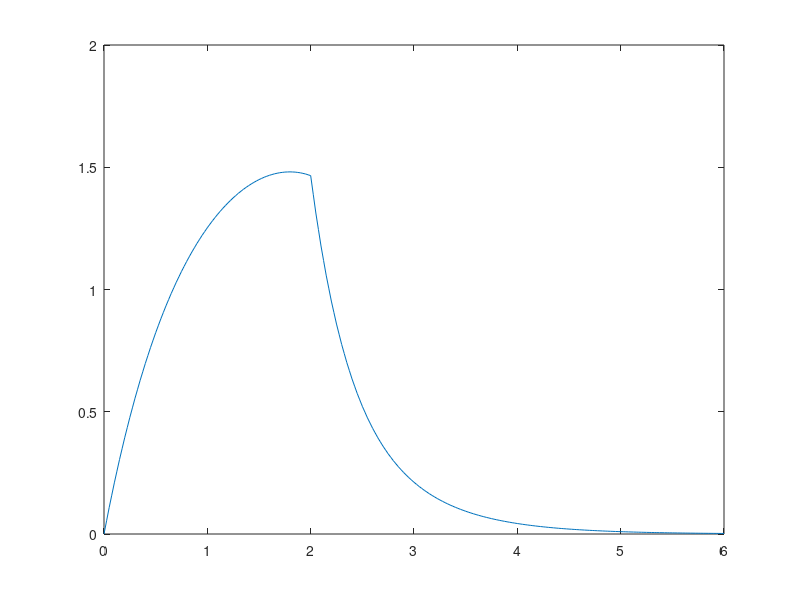
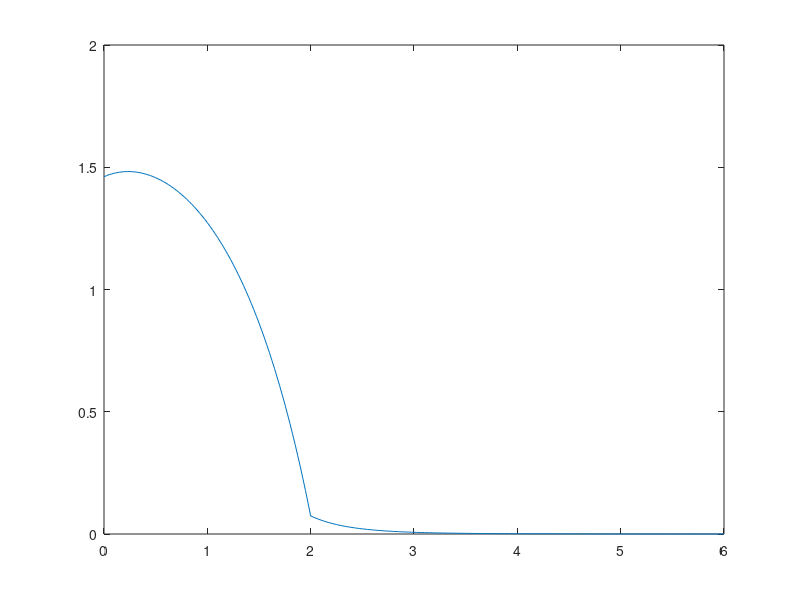
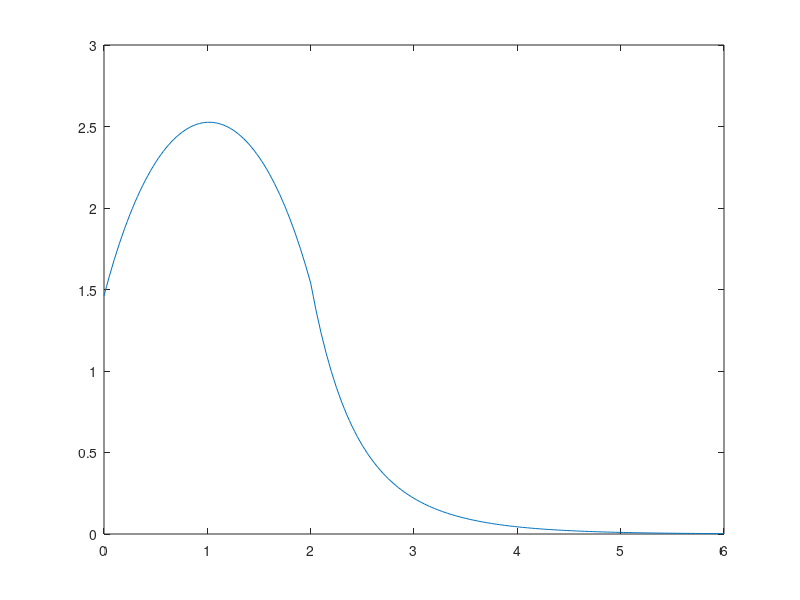

The MATLAB script that drew these images, in order:
% Radau Quadrature
clc;
clear;
N=4;         % order of the discrete ordinate
l=240;       % number of space meshes
L=6;         % thikness of the whole slab
del=L/(l/2);
mu=[0.4472136 1 -1 -0.4472136];   % Radau values of the angle
w=[0.833333 0.16666667 0.16666667 0.833333];

m=1;
max_ephi=5;
while max_ephi>0.000001         % converging criteria
    
m=m+1;

if m==2;
    
    for i=2:2:l
        
        if i<=l/3        % taking care of the different regions
          s=1;
        else
          s=0;
        end
     Q(i,1)=0.5*s;
     phi(i,m-1)=0;
    end
else
    
    for i=2:2:l
    phi(i,m-1)=0;
    for n=1:N
    phi(i,m-1)=phi(i,m-1)+(w(n)*eps(i,n,m-1));
    end
    ephi(i/2,m-2)=(abs(phi(i,m-1)-phi(i,m-2))/phi(i,m-1));
    
    if i<=l/3
       seg_s=0.5;s=1;
    else
       seg_s=0.3;s=0;
    end
    Q(i,m-1)=0.5*((seg_s*phi(i,m-1))+s);
    end
    max_ephi=max(ephi);
end

for n=1:N
    
if mu(n)>0      % forward sweeping
    
    eps(1,n,m)=0;
    
for i=2:2:l

    if i<=l/3
       seg_t=1;seg_s=0.5;s=1;
    else
       seg_t=1.5;seg_s=0.3;s=0;
    end
    
A(i,n)=((2*mu(n)-seg_t*del)/(2*mu(n)+seg_t*del));
B(i,n)=((2*del)/(2*mu(n)+seg_t*del));

eps(i+1,n,m)=(A(i,n)*eps(i-1,n,m))+(B(i,n)*Q(i,m-1));

end

else                 % backward sweeping
    eps(l+1,n,m)=0;
    
for i=l:-2:2

    if i<=l/3
       seg_t=1;seg_s=0.5;s=1;
    else
       seg_t=1.5;seg_s=0.3;s=0;
    end
A(i,n)=((2*mu(n)+seg_t*del)/(2*mu(n)-seg_t*del));
B(i,n)=((-2*del)/(2*mu(n)-seg_t*del));

eps(i-1,n,m)=(A(i,n)*eps(i+1,n,m))+(B(i,n)*Q(i,m-1));

end

end

end

    for n=1:N
    for i=2:2:l
    eps(i,n,m)=0.5*(eps(i+1,n,m)+eps(i-1,n,m));  % calculating central flux
    end
    end
    
end

% calculating the scalar flux
    for i=1:l+1
        flux(i)=0;
    for n=1:N
        flux(i)=flux(i)+eps(i,n,m);
    end
    end
    
% Calculating the rightward angular flux
for i=1:l+1
    Reps(i)=0;
    Leps(i)=0;
for n=1:2
    Reps(i)=Reps(i)+eps(i,n,m);
end

for n=3:4
    Leps(i)=Leps(i)+eps(i,n,m);
end
end
    
    
m    % number of iterations till we match our criteria
     % plotting eps as a function of position for each ordinate angle
x=linspace(0,L,l+1);

figure(1)
plot(x,Reps(:))
hold on

figure(2)
plot(x,Leps(:))
hold on

figure(3)
plot(x,flux(:))
hold on
